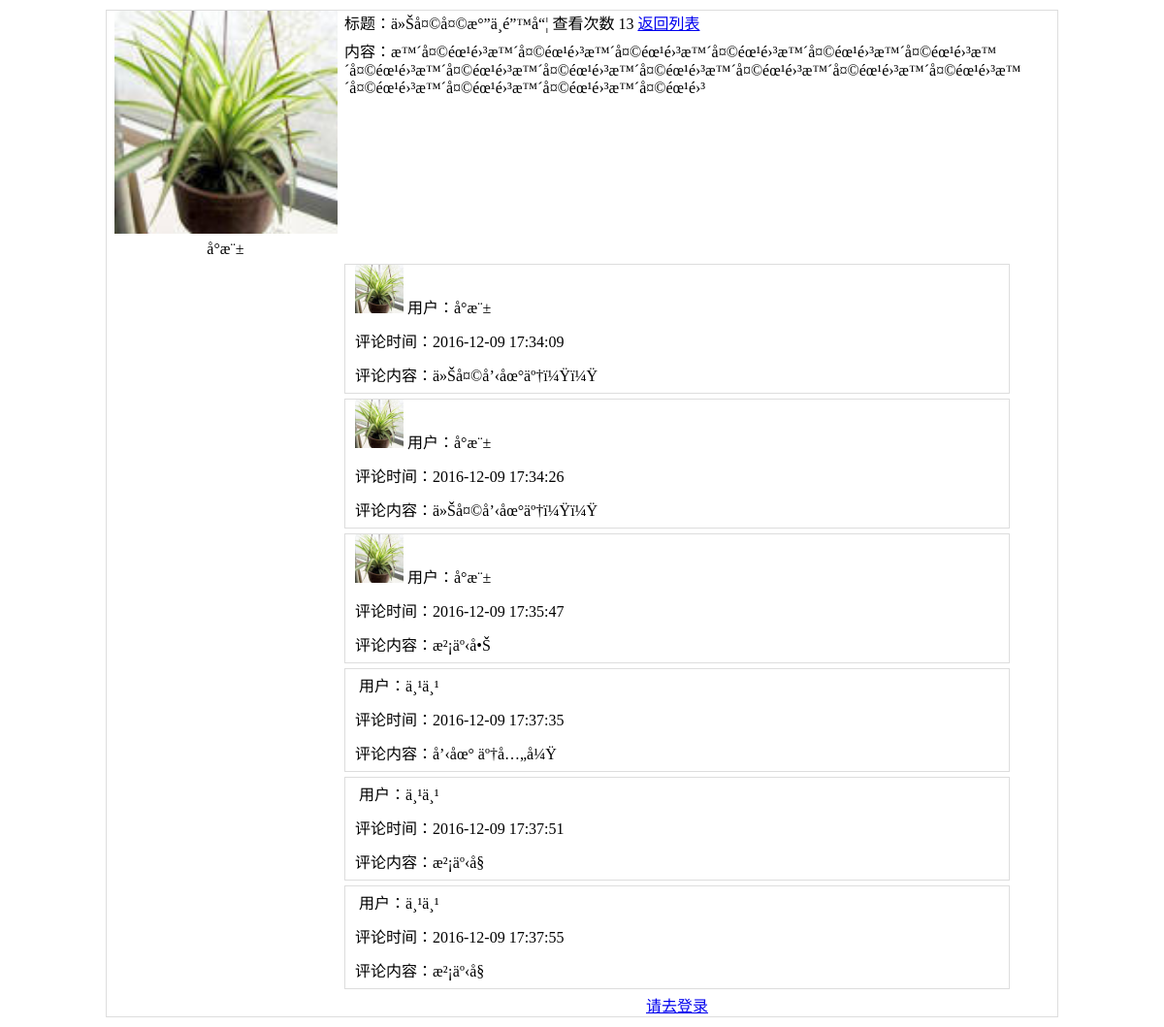
The page /postsDetail.php?id=6 on the database its author committed.
### tables this page shows
CREATE TABLE `user` (
  `id` int(11) NOT NULL AUTO_INCREMENT,
  `name` varchar(45) NOT NULL COMMENT '姓名',
  `age` int(11) NOT NULL COMMENT '年龄',
  `username` varchar(50) NOT NULL COMMENT '登录账户',
  `password` char(32) NOT NULL COMMENT '密码',
  `avatar` varchar(255) NOT NULL,
  PRIMARY KEY (`id`)
);

CREATE TABLE `posts` (
  `id` int(11) NOT NULL AUTO_INCREMENT COMMENT '主键ID\n',
  `title` varchar(255) NOT NULL COMMENT '标题',
  `content` text NOT NULL COMMENT '内容',
  `pictures` text NOT NULL COMMENT '多个图片地址逗号隔开',
  `userID` int(11) NOT NULL,
  `viewCount` int(11) NOT NULL,
  `createTime` datetime NOT NULL,
  PRIMARY KEY (`id`)
);

CREATE TABLE `comment` (
  `id` int(10) unsigned NOT NULL AUTO_INCREMENT,
  `userID` int(10) unsigned NOT NULL COMMENT '用户ID',
  `postsID` int(10) unsigned NOT NULL COMMENT '帖子ID',
  `content` text NOT NULL COMMENT '评论内容',
  `createTime` datetime NOT NULL COMMENT '评论时间',
  PRIMARY KEY (`id`)
);

### postsDetail.php (the view, shortened to what this page needs)
<?php
$connect = mysqli_connect( 'localhost', 'root', '', 'demo', '3306' );
if(!empty($_REQUEST['id']))
{
	function getUserInfo($userID = 0 )
	{
		global $connect;
		$userSql = " SELECT * FROM demo.user where id = {$userID}; ";
		$result = mysqli_query($connect, $userSql);
		$userInfo = mysqli_fetch_assoc($result);
		return $userInfo;
	}
	$querySql = " SELECT * FROM demo.posts where id = {$_REQUEST['id']}; ";
	$result = mysqli_query($connect, $querySql);
	$postsDetail = mysqli_fetch_assoc($result);
	if(!empty($postsDetail['userID']))
	{
		$postsDetail['userInfo'] = getUserInfo($postsDetail['userID']);
	}
	if(!empty($postsDetail['id']))
	{
		$viewCount = $postsDetail['viewCount']+1;
		$postsDetail['viewCount'] = $viewCount;
	}
	$querySql = " SELECT * FROM demo.comment  where postsID = {$postsDetail['id']}; ";
	$result = mysqli_query($connect, $querySql);
	$commentList = array();
	while($comment = mysqli_fetch_assoc($result))
	{
		if(!empty($comment['userID']))
		{
			$comment['userInfo'] = getUserInfo($comment['userID']);
		}
		$commentList[] = $comment;
	}
	$postsDetail['commentList'] = $commentList;
}
?>
<!DOCTYPE html>
<html lang="en">
<head>
</head>
<body>
	<div class="postsInfo">
		<div class="userinfo">
			<div class="img">
				<img src="<?php echo $postsDetail['userInfo']['avatar']; ?>" alt=""  width="230px">
			</div>
			<div>
				<?php echo $postsDetail['userInfo']['name']; ?>
			</div>
		</div>
		<div class="postsDetail">
			<div class="title">
				标题：<?php echo $postsDetail['title']; ?>
				<span>
					查看次数 <?php echo $postsDetail['viewCount']; ?>
				</span>
				<a href="postsList.php">返回列表</a>
			</div>
			<div class="content">
				内容：<?php echo $postsDetail['content']; ?>
			</div>
		</div>
		<div class="comment">
			<div class="comment-list">
				<?php foreach ($postsDetail['commentList'] as $key => $value): ?>
					<div class="comment-item">
						<div class="commentList-userInfo">
							<img src="<?php echo $value['userInfo']['avatar']; ?>" alt="" width="50px;">
							用户：<?php echo $value['userInfo']['name']; ?>
						</div>
						<div class="commentList-createTime">
							评论时间：<?php echo $value['createTime']; ?>
						</div>
						<div class="commentList-content">
							评论内容：<?php echo $value['content']; ?>
						</div>
					</div>
				<?php endforeach ?>
			</div>
			<div class="comment-add">
				<?php if(empty($_SESSION['userInfo'])){ ?>
					<a href="login.php">请去登录</a>
				<?php } ?>
			</div>
		</div>
	</div>
</body>
</html>

### postsDetail.php (style rules this page uses)
.postsInfo { border: 1px solid #dddddd; width: 980px; margin: 10px auto; }
.userinfo { width: 25%; text-align: center; float: left; }
.postsDetail { width: 75%; float: right; }
.comment { clear: both; width: 70%; margin-left: 25%; }
.comment-add { text-align: center; }
.comment-item { border: 1px solid #dddddd; margin-top: 5px; margin-bottom:4px; }
.comment-item div { line-height: 35px; padding-left: 10px; }

### rows shown on the page
user: avatar (picture), name "å°æ¨±"
posts: title "ä»Šå¤©å¤©æ°”ä¸é”™å“¦", content "æ™´å¤©éœ¹é›³æ™´å¤©éœ¹é›³æ™´å¤©éœ¹é›³æ™´å¤©éœ¹é›³æ™´å¤©éœ¹é›³æ™´å¤©éœ¹é›³æ™´å¤©éœ¹é›³æ™´å¤©éœ¹é›³æ™´å¤©éœ¹é›³æ™´å¤©éœ¹é›³æ™´å¤©éœ¹é›³æ™´å¤©éœ¹é›³æ™´å¤©éœ¹é›³æ™´å¤©éœ¹é›³æ™´å¤©éœ¹é›³æ™´å¤©éœ¹é›³æ™´å¤©éœ¹é›³"
comment: userID.avatar (picture), userID.name "å°æ¨±", createTime "2016-12-09 17:34:09", content "ä»Šå¤©å’‹åœ°äº†ï¼Ÿï¼Ÿ"
comment: userID.avatar (picture), userID.name "å°æ¨±", createTime "2016-12-09 17:34:26", content "ä»Šå¤©å’‹åœ°äº†ï¼Ÿï¼Ÿ"
comment: userID.avatar (picture), userID.name "å°æ¨±", createTime "2016-12-09 17:35:47", content "æ²¡äº‹å•Š"
comment: userID.name "ä¸¹ä¸¹", createTime "2016-12-09 17:37:35", content "å’‹åœ° äº†å…„å¼Ÿ"
comment: userID.name "ä¸¹ä¸¹", createTime "2016-12-09 17:37:51", content "æ²¡äº‹å§"
comment: userID.name "ä¸¹ä¸¹", createTime "2016-12-09 17:37:55", content "æ²¡äº‹å§"

### other values the page prints
$postsDetail['viewCount'] "13"
